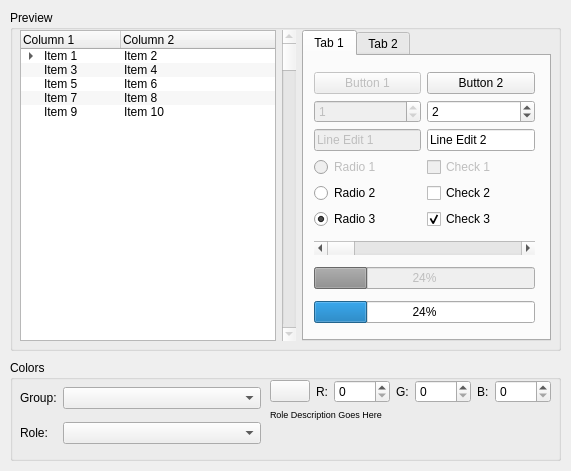
<ui version="4.0" >
 <class>PaletteEditor</class>
 <widget class="QWidget" name="PaletteEditor" >
  <property name="geometry" >
   <rect>
    <x>0</x>
    <y>0</y>
    <width>571</width>
    <height>471</height>
   </rect>
  </property>
  <property name="windowTitle" >
   <string>Palette Editor</string>
  </property>
  <widget class="QGroupBox" name="groupBox" >
   <property name="geometry" >
    <rect>
     <x>10</x>
     <y>360</y>
     <width>551</width>
     <height>101</height>
    </rect>
   </property>
   <property name="title" >
    <string>Colors</string>
   </property>
   <widget class="QWidget" name="gridLayout" >
    <property name="geometry" >
     <rect>
      <x>10</x>
      <y>20</y>
      <width>241</width>
      <height>71</height>
     </rect>
    </property>
    <layout class="QGridLayout" >
     <property name="leftMargin" >
      <number>0</number>
     </property>
     <property name="topMargin" >
      <number>0</number>
     </property>
     <property name="rightMargin" >
      <number>0</number>
     </property>
     <property name="bottomMargin" >
      <number>0</number>
     </property>
     <property name="horizontalSpacing" >
      <number>6</number>
     </property>
     <property name="verticalSpacing" >
      <number>6</number>
     </property>
     <item row="0" column="0" >
      <widget class="QLabel" name="label_2" >
       <property name="text" >
        <string>Group:</string>
       </property>
      </widget>
     </item>
     <item row="1" column="0" >
      <widget class="QLabel" name="label_3" >
       <property name="text" >
        <string>Role:</string>
       </property>
      </widget>
     </item>
     <item row="1" column="1" >
      <widget class="QComboBox" name="RoleCombo" />
     </item>
     <item row="0" column="1" >
      <widget class="QComboBox" name="GroupCombo" >
       <property name="sizePolicy" >
        <sizepolicy vsizetype="Fixed" hsizetype="Expanding" >
         <horstretch>0</horstretch>
         <verstretch>0</verstretch>
        </sizepolicy>
       </property>
      </widget>
     </item>
    </layout>
   </widget>
   <widget class="QWidget" name="verticalLayout_3" >
    <property name="geometry" >
     <rect>
      <x>260</x>
      <y>20</y>
      <width>281</width>
      <height>71</height>
     </rect>
    </property>
    <layout class="QVBoxLayout" >
     <property name="spacing" >
      <number>6</number>
     </property>
     <property name="leftMargin" >
      <number>0</number>
     </property>
     <property name="topMargin" >
      <number>0</number>
     </property>
     <property name="rightMargin" >
      <number>0</number>
     </property>
     <property name="bottomMargin" >
      <number>0</number>
     </property>
     <item>
      <layout class="QHBoxLayout" >
       <property name="spacing" >
        <number>6</number>
       </property>
       <property name="leftMargin" >
        <number>0</number>
       </property>
       <property name="topMargin" >
        <number>0</number>
       </property>
       <property name="rightMargin" >
        <number>0</number>
       </property>
       <property name="bottomMargin" >
        <number>0</number>
       </property>
       <item>
        <widget class="QPushButton" name="ColorButton" />
       </item>
       <item>
        <widget class="QLabel" name="label_7" >
         <property name="text" >
          <string>R:</string>
         </property>
        </widget>
       </item>
       <item>
        <widget class="QSpinBox" name="RBox" >
         <property name="sizePolicy" >
          <sizepolicy vsizetype="Fixed" hsizetype="Expanding" >
           <horstretch>0</horstretch>
           <verstretch>0</verstretch>
          </sizepolicy>
         </property>
         <property name="maximum" >
          <number>255</number>
         </property>
        </widget>
       </item>
       <item>
        <widget class="QLabel" name="label_5" >
         <property name="text" >
          <string>G:</string>
         </property>
        </widget>
       </item>
       <item>
        <widget class="QSpinBox" name="GBox" >
         <property name="sizePolicy" >
          <sizepolicy vsizetype="Fixed" hsizetype="Expanding" >
           <horstretch>0</horstretch>
           <verstretch>0</verstretch>
          </sizepolicy>
         </property>
         <property name="maximum" >
          <number>255</number>
         </property>
        </widget>
       </item>
       <item>
        <widget class="QLabel" name="label_6" >
         <property name="text" >
          <string>B:</string>
         </property>
        </widget>
       </item>
       <item>
        <widget class="QSpinBox" name="BBox" >
         <property name="sizePolicy" >
          <sizepolicy vsizetype="Fixed" hsizetype="Expanding" >
           <horstretch>0</horstretch>
           <verstretch>0</verstretch>
          </sizepolicy>
         </property>
         <property name="maximum" >
          <number>255</number>
         </property>
        </widget>
       </item>
      </layout>
     </item>
     <item>
      <widget class="QLabel" name="Description" >
       <property name="font" >
        <font>
         <pointsize>7</pointsize>
        </font>
       </property>
       <property name="text" >
        <string>Role Description Goes Here</string>
       </property>
       <property name="alignment" >
        <set>Qt::AlignLeading|Qt::AlignLeft|Qt::AlignTop</set>
       </property>
       <property name="wordWrap" >
        <bool>true</bool>
       </property>
      </widget>
     </item>
    </layout>
   </widget>
  </widget>
  <widget class="QGroupBox" name="PreviewBox" >
   <property name="geometry" >
    <rect>
     <x>10</x>
     <y>10</y>
     <width>551</width>
     <height>341</height>
    </rect>
   </property>
   <property name="autoFillBackground" >
    <bool>true</bool>
   </property>
   <property name="title" >
    <string>Preview</string>
   </property>
   <widget class="QWidget" name="horizontalLayout" >
    <property name="geometry" >
     <rect>
      <x>10</x>
      <y>20</y>
      <width>531</width>
      <height>311</height>
     </rect>
    </property>
    <layout class="QHBoxLayout" >
     <property name="spacing" >
      <number>6</number>
     </property>
     <property name="leftMargin" >
      <number>0</number>
     </property>
     <property name="topMargin" >
      <number>0</number>
     </property>
     <property name="rightMargin" >
      <number>0</number>
     </property>
     <property name="bottomMargin" >
      <number>0</number>
     </property>
     <item>
      <widget class="QTreeWidget" name="treeWidget" >
       <property name="alternatingRowColors" >
        <bool>true</bool>
       </property>
       <column>
        <property name="text" >
         <string>Column 1</string>
        </property>
       </column>
       <column>
        <property name="text" >
         <string>Column 2</string>
        </property>
       </column>
       <item>
        <property name="text" >
         <string>Item 1</string>
        </property>
        <property name="text" >
         <string>Item 2</string>
        </property>
        <item>
         <property name="text" >
          <string>Item A</string>
         </property>
         <property name="text" >
          <string>Item B</string>
         </property>
        </item>
        <item>
         <property name="text" >
          <string>Item C</string>
         </property>
         <property name="text" >
          <string>Item D</string>
         </property>
        </item>
        <item>
         <property name="text" >
          <string>Item E</string>
         </property>
         <property name="text" >
          <string>Item F</string>
         </property>
        </item>
       </item>
       <item>
        <property name="text" >
         <string>Item 3</string>
        </property>
        <property name="text" >
         <string>Item 4</string>
        </property>
       </item>
       <item>
        <property name="text" >
         <string>Item 5</string>
        </property>
        <property name="text" >
         <string>Item 6</string>
        </property>
       </item>
       <item>
        <property name="text" >
         <string>Item 7</string>
        </property>
        <property name="text" >
         <string>Item 8</string>
        </property>
       </item>
       <item>
        <property name="text" >
         <string>Item 9</string>
        </property>
        <property name="text" >
         <string>Item 10</string>
        </property>
       </item>
      </widget>
     </item>
     <item>
      <widget class="QScrollBar" name="verticalScrollBar" >
       <property name="enabled" >
        <bool>false</bool>
       </property>
       <property name="orientation" >
        <enum>Qt::Vertical</enum>
       </property>
      </widget>
     </item>
     <item>
      <widget class="QTabWidget" name="tabWidget" >
       <property name="enabled" >
        <bool>true</bool>
       </property>
       <property name="currentIndex" >
        <number>0</number>
       </property>
       <widget class="QWidget" name="tab" >
        <attribute name="title" >
         <string>Tab 1</string>
        </attribute>
        <widget class="QWidget" name="verticalLayout" >
         <property name="geometry" >
          <rect>
           <x>10</x>
           <y>10</y>
           <width>221</width>
           <height>267</height>
          </rect>
         </property>
         <layout class="QVBoxLayout" >
          <property name="spacing" >
           <number>6</number>
          </property>
          <property name="leftMargin" >
           <number>0</number>
          </property>
          <property name="topMargin" >
           <number>0</number>
          </property>
          <property name="rightMargin" >
           <number>0</number>
          </property>
          <property name="bottomMargin" >
           <number>0</number>
          </property>
          <item>
           <layout class="QGridLayout" >
            <property name="leftMargin" >
             <number>0</number>
            </property>
            <property name="topMargin" >
             <number>0</number>
            </property>
            <property name="rightMargin" >
             <number>0</number>
            </property>
            <property name="bottomMargin" >
             <number>0</number>
            </property>
            <property name="horizontalSpacing" >
             <number>6</number>
            </property>
            <property name="verticalSpacing" >
             <number>6</number>
            </property>
            <item row="4" column="1" >
             <widget class="QCheckBox" name="checkBox_2" >
              <property name="text" >
               <string>Check 2</string>
              </property>
             </widget>
            </item>
            <item row="0" column="0" >
             <widget class="QPushButton" name="pushButton" >
              <property name="enabled" >
               <bool>false</bool>
              </property>
              <property name="text" >
               <string>Button 1</string>
              </property>
             </widget>
            </item>
            <item row="2" column="1" >
             <widget class="QLineEdit" name="lineEdit_2" >
              <property name="text" >
               <string>Line Edit 2</string>
              </property>
             </widget>
            </item>
            <item row="0" column="1" >
             <widget class="QPushButton" name="pushButton_2" >
              <property name="text" >
               <string>Button 2</string>
              </property>
             </widget>
            </item>
            <item row="3" column="1" >
             <widget class="QCheckBox" name="checkBox" >
              <property name="enabled" >
               <bool>false</bool>
              </property>
              <property name="text" >
               <string>Check 1</string>
              </property>
             </widget>
            </item>
            <item row="1" column="0" >
             <widget class="QSpinBox" name="spinBox" >
              <property name="enabled" >
               <bool>false</bool>
              </property>
              <property name="value" >
               <number>1</number>
              </property>
             </widget>
            </item>
            <item row="3" column="0" >
             <widget class="QRadioButton" name="radioButton" >
              <property name="enabled" >
               <bool>false</bool>
              </property>
              <property name="text" >
               <string>Radio 1</string>
              </property>
             </widget>
            </item>
            <item row="4" column="0" >
             <widget class="QRadioButton" name="radioButton_2" >
              <property name="text" >
               <string>Radio 2</string>
              </property>
             </widget>
            </item>
            <item row="1" column="1" >
             <widget class="QSpinBox" name="spinBox_2" >
              <property name="value" >
               <number>2</number>
              </property>
             </widget>
            </item>
            <item row="2" column="0" >
             <widget class="QLineEdit" name="lineEdit" >
              <property name="enabled" >
               <bool>false</bool>
              </property>
              <property name="text" >
               <string>Line Edit 1</string>
              </property>
             </widget>
            </item>
            <item row="5" column="0" >
             <widget class="QRadioButton" name="radioButton_3" >
              <property name="text" >
               <string>Radio 3</string>
              </property>
              <property name="checked" >
               <bool>true</bool>
              </property>
             </widget>
            </item>
            <item row="5" column="1" >
             <widget class="QCheckBox" name="checkBox_3" >
              <property name="text" >
               <string>Check 3</string>
              </property>
              <property name="checked" >
               <bool>true</bool>
              </property>
             </widget>
            </item>
           </layout>
          </item>
          <item>
           <widget class="QScrollBar" name="horizontalScrollBar" >
            <property name="orientation" >
             <enum>Qt::Horizontal</enum>
            </property>
           </widget>
          </item>
          <item>
           <widget class="QProgressBar" name="progressBar_2" >
            <property name="enabled" >
             <bool>false</bool>
            </property>
            <property name="value" >
             <number>24</number>
            </property>
            <property name="orientation" >
             <enum>Qt::Horizontal</enum>
            </property>
           </widget>
          </item>
          <item>
           <widget class="QProgressBar" name="progressBar" >
            <property name="value" >
             <number>24</number>
            </property>
            <property name="orientation" >
             <enum>Qt::Horizontal</enum>
            </property>
           </widget>
          </item>
         </layout>
        </widget>
       </widget>
       <widget class="QWidget" name="tab_2" >
        <attribute name="title" >
         <string>Tab 2</string>
        </attribute>
        <widget class="QWidget" name="verticalLayout_2" >
         <property name="geometry" >
          <rect>
           <x>10</x>
           <y>10</y>
           <width>221</width>
           <height>261</height>
          </rect>
         </property>
         <layout class="QVBoxLayout" >
          <property name="spacing" >
           <number>6</number>
          </property>
          <property name="leftMargin" >
           <number>0</number>
          </property>
          <property name="topMargin" >
           <number>0</number>
          </property>
          <property name="rightMargin" >
           <number>0</number>
          </property>
          <property name="bottomMargin" >
           <number>0</number>
          </property>
          <item>
           <layout class="QGridLayout" >
            <property name="leftMargin" >
             <number>0</number>
            </property>
            <property name="topMargin" >
             <number>0</number>
            </property>
            <property name="rightMargin" >
             <number>0</number>
            </property>
            <property name="bottomMargin" >
             <number>0</number>
            </property>
            <property name="horizontalSpacing" >
             <number>6</number>
            </property>
            <property name="verticalSpacing" >
             <number>6</number>
            </property>
            <item row="0" column="1" >
             <widget class="QComboBox" name="comboBox_2" >
              <item>
               <property name="text" >
                <string>Combo 2</string>
               </property>
              </item>
              <item>
               <property name="text" >
                <string>Item 2</string>
               </property>
              </item>
              <item>
               <property name="text" >
                <string>Item 3</string>
               </property>
              </item>
             </widget>
            </item>
            <item row="0" column="0" >
             <widget class="QComboBox" name="comboBox" >
              <property name="enabled" >
               <bool>false</bool>
              </property>
              <item>
               <property name="text" >
                <string>Combo 1</string>
               </property>
              </item>
             </widget>
            </item>
            <item row="1" column="0" >
             <widget class="QComboBox" name="comboBox_3" >
              <property name="enabled" >
               <bool>false</bool>
              </property>
              <property name="editable" >
               <bool>true</bool>
              </property>
              <item>
               <property name="text" >
                <string>Combo 3</string>
               </property>
              </item>
             </widget>
            </item>
            <item row="1" column="1" >
             <widget class="QComboBox" name="comboBox_4" >
              <property name="editable" >
               <bool>true</bool>
              </property>
              <item>
               <property name="text" >
                <string>Combo 4</string>
               </property>
              </item>
              <item>
               <property name="text" >
                <string>Item 2</string>
               </property>
              </item>
              <item>
               <property name="text" >
                <string>Item 3</string>
               </property>
              </item>
             </widget>
            </item>
           </layout>
          </item>
          <item>
           <layout class="QHBoxLayout" >
            <property name="spacing" >
             <number>6</number>
            </property>
            <property name="leftMargin" >
             <number>0</number>
            </property>
            <property name="topMargin" >
             <number>0</number>
            </property>
            <property name="rightMargin" >
             <number>0</number>
            </property>
            <property name="bottomMargin" >
             <number>0</number>
            </property>
            <item>
             <widget class="QLabel" name="label" >
              <property name="text" >
               <string>Label 1</string>
              </property>
             </widget>
            </item>
            <item>
             <widget class="QSlider" name="horizontalSlider" >
              <property name="orientation" >
               <enum>Qt::Horizontal</enum>
              </property>
             </widget>
            </item>
           </layout>
          </item>
          <item>
           <widget class="QCalendarWidget" name="calendarWidget" />
          </item>
         </layout>
        </widget>
       </widget>
      </widget>
     </item>
    </layout>
   </widget>
  </widget>
 </widget>
 <resources/>
 <connections/>
</ui>
